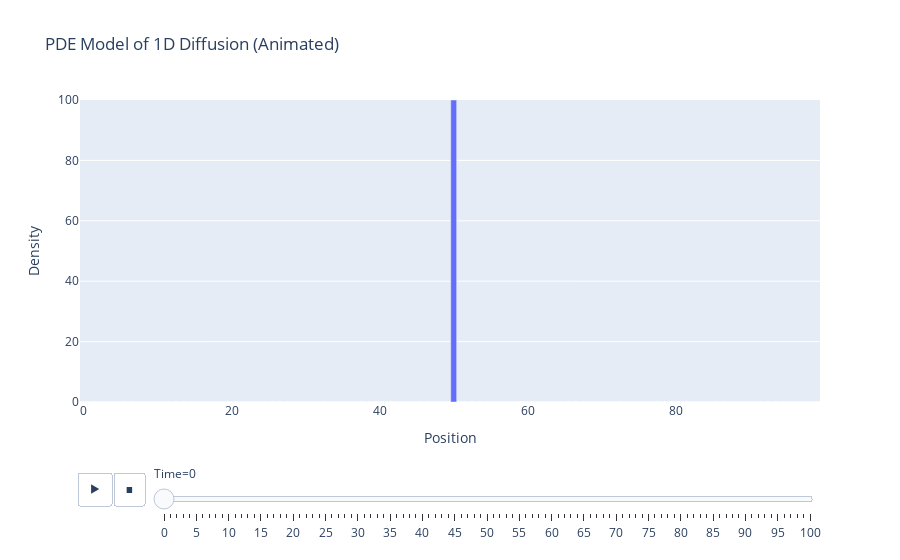

This figure's notebook cell:
### Code cell
# Match ABM parameters
space_size = 100
num_steps = 100
D = 0.5  # Diffusion coefficient (must match ABM)
dx = 1
dt = 1

# Initial condition: delta function in center
u = np.zeros(space_size)
u[space_size // 2] = 100  # 100% of mass at center

# Track the solution at each time step
pde_history = [u.copy()]

# Explicit finite difference solution
for _ in range(num_steps):
    u_new = u.copy()
    for i in range(1, space_size - 1):
        u_new[i] = u[i] + D * dt / dx**2 * (u[i+1] - 2*u[i] + u[i-1])
    u = u_new
    pde_history.append(u.copy())

# Convert to DataFrame (long format for Plotly comparison)
pde_data = []
for t, row in enumerate(pde_history):
    for x, value in enumerate(row):
        pde_data.append({"Time": t, "Position": x, "Density": value})
df_pde = pd.DataFrame(pde_data)


fig = px.bar(
    df_pde,
    x="Position",
    y="Density",
    animation_frame="Time",
    title="PDE Model of 1D Diffusion (Animated)",
    range_y=[0, max(df_pde['Density']) + 0.01]
)
fig.update_layout(transition={'duration': 100})
fig.show()

### Figure 1 — Plotly figure (JSON) as saved in the notebook; plotly's stock layout.template omitted (floating-point values rounded to 4 significant figures)
{"data": [{"alignmentgroup": "True", "hovertemplate": "Time=0<br>Position=%{x}<br>Density=%{y}<extra></extra>", "legendgroup": "", "marker": {"color": "#636efa", "pattern": {"shape": ""}}, "name": "", "offsetgroup": "", "orientation": "v", "showlegend": false, "textposition": "auto", "type": "bar", "x": [0, 1, 2, 3, 4, 5, 6, 7, 8, 9, 10, 11, 12, 13, 14, 15, 16, 17, 18, 19, 20, 21, 22, 23, 24, 25, 26, 27, 28, 29, 30, 31, 32, 33, 34, 35, 36, 37, 38, 39, 40, 41, 42, 43, 44, 45, 46, 47, 48, 49, 50, 51, 52, 53, 54, 55, 56, 57, 58, 59, 60, 61, 62, 63, 64, 65, 66, 67, 68, 69, 70, 71, 72, 73, 74, 75, 76, 77, 78, 79, 80, 81, 82, 83, 84, 85, 86, 87, 88, 89, 90, 91, 92, 93, 94, 95, 96, 97, 98, 99], "xaxis": "x", "y": [0, 0, 0, 0, 0, 0, 0, 0, 0, 0, 0, 0, 0, 0, 0, 0, 0, 0, 0, 0, 0, 0, 0, 0, 0, 0, 0, 0, 0, 0, 0, 0, 0, 0, 0, 0, 0, 0, 0, 0, 0, 0, 0, 0, 0, 0, 0, 0, 0, 0, 100, 0, 0, 0, 0, 0, 0, 0, 0, 0, 0, 0, 0, 0, 0, 0, 0, 0, 0, 0, 0, 0, 0, 0, 0, 0, 0, 0, 0, 0, 0, 0, 0, 0, 0, 0, 0, 0, 0, 0, 0, 0, 0, 0, 0, 0, 0, 0, 0, 0], "yaxis": "y"}], "layout": {"barmode": "relative", "legend": {"tracegroupgap": 0}, "sliders": [{"active": 0, "currentvalue": {"prefix": "Time="}, "len": 0.9, "pad": {"b": 10, "t": 60}, "steps": [{"args": [["0"], {"frame": {"duration": 0, "redraw": true}, "fromcurrent": true, "mode": "immediate", "transition": {"duration": 0, "easing": "linear"}}], "label": "0", "method": "animate"}, {"args": [["1"], {"frame": {"duration": 0, "redraw": true}, "fromcurrent": true, "mode": "immediate", "transition": {"duration": 0, "easing": "linear"}}], "label": "1", "method": "animate"}, {"args": [["2"], {"frame": {"duration": 0, "redraw": true}, "fromcurrent": true, "mode": "immediate", "transition": {"duration": 0, "easing": "linear"}}], "label": "2", "method": "animate"}, {"args": [["3"], {"frame": {"duration": 0, "redraw": true}, "fromcurrent": true, "mode": "immediate", "transition": {"duration": 0, "easing": "linear"}}], "label": "3", "method": "animate"}, {"args": [["4"], {"frame": {"duration": 0, "redraw": true}, "fromcurrent": true, "mode": "immediate", "transition": {"duration": 0, "easing": "linear"}}], "label": "4", "method": "animate"}, {"args": [["5"], {"frame": {"duration": 0, "redraw": true}, "fromcurrent": true, "mode": "immediate", "transition": {"duration": 0, "easing": "linear"}}], "label": "5", "method": "animate"}, {"args": [["6"], {"frame": {"duration": 0, "redraw": true}, "fromcurrent": true, "mode": "immediate", "transition": {"duration": 0, "easing": "linear"}}], "label": "6", "method": "animate"}, {"args": [["7"], {"frame": {"duration": 0, "redraw": true}, "fromcurrent": true, "mode": "immediate", "transition": {"duration": 0, "easing": "linear"}}], "label": "7", "method": "animate"}, {"args": [["8"], {"frame": {"duration": 0, "redraw": true}, "fromcurrent": true, "mode": "immediate", "transition": {"duration": 0, "easing": "linear"}}], "label": "8", "method": "animate"}, {"args": [["9"], {"frame": {"duration": 0, "redraw": true}, "fromcurrent": true, "mode": "immediate", "transition": {"duration": 0, "easing": "linear"}}], "label": "9", "method": "animate"}, {"args": [["10"], {"frame": {"duration": 0, "redraw": true}, "fromcurrent": true, "mode": "immediate", "transition": {"duration": 0, "easing": "linear"}}], "label": "10", "method": "animate"}, {"args": [["11"], {"frame": {"duration": 0, "redraw": true}, "fromcurrent": true, "mode": "immediate", "transition": {"duration": 0, "easing": "linear"}}], "label": "11", "method": "animate"}, {"args": [["12"], {"frame": {"duration": 0, "redraw": true}, "fromcurrent": true, "mode": "immediate", "transition": {"duration": 0, "easing": "linear"}}], "label": "12", "method": "animate"}, {"args": [["13"], {"frame": {"duration": 0, "redraw": true}, "fromcurrent": true, "mode": "immediate", "transition": {"duration": 0, "easing": "linear"}}], "label": "13", "method": "animate"}, {"args": [["14"], {"frame": {"duration": 0, "redraw": true}, "fromcurrent": true, "mode": "immediate", "transition": {"duration": 0, "easing": "linear"}}], "label": "14", "method": "animate"}, {"args": [["15"], {"frame": {"duration": 0, "redraw": true}, "fromcurrent": true, "mode": "immediate", "transition": {"duration": 0, "easing": "linear"}}], "label": "15", "method": "animate"}, {"args": [["16"], {"frame": {"duration": 0, "redraw": true}, "fromcurrent": true, "mode": "immediate", "transition": {"duration": 0, "easing": "linear"}}], "label": "16", "method": "animate"}, {"args": [["17"], {"frame": {"duration": 0, "redraw": true}, "fromcurrent": true, "mode": "immediate", "transition": {"duration": 0, "easing": "linear"}}], "label": "17", "method": "animate"}, {"args": [["18"], {"frame": {"duration": 0, "redraw": true}, "fromcurrent": true, "mode": "immediate", "transition": {"duration": 0, "easing": "linear"}}], "label": "18", "method": "animate"}, {"args": [["19"], {"frame": {"duration": 0, "redraw": true}, "fromcurrent": true, "mode": "immediate", "transition": {"duration": 0, "easing": "linear"}}], "label": "19", "method": "animate"}, {"args": [["20"], {"frame": {"duration": 0, "redraw": true}, "fromcurrent": true, "mode": "immediate", "transition": {"duration": 0, "easing": "linear"}}], "label": "20", "method": "animate"}, {"args": [["21"], {"frame": {"duration": 0, "redraw": true}, "fromcurrent": true, "mode": "immediate", "transition": {"duration": 0, "easing": "linear"}}], "label": "21", "method": "animate"}, {"args": [["22"], {"frame": {"duration": 0, "redraw": true}, "fromcurrent": true, "mode": "immediate", "transition": {"duration": 0, "easing": "linear"}}], "label": "22", "method": "animate"}, {"args": [["23"], {"frame": {"duration": 0, "redraw": true}, "fromcurrent": true, "mode": "immediate", "transition": {"duration": 0, "easing": "linear"}}], "label": "23", "method": "animate"}, {"args": [["24"], {"frame": {"duration": 0, "redraw": true}, "fromcurrent": true, "mode": "immediate", "transition": {"duration": 0, "easing": "linear"}}], "label": "24", "method": "animate"}, {"args": [["25"], {"frame": {"duration": 0, "redraw": true}, "fromcurrent": true, "mode": "immediate", "transition": {"duration": 0, "easing": "linear"}}], "label": "25", "method": "animate"}, {"args": [["26"], {"frame": {"duration": 0, "redraw": true}, "fromcurrent": true, "mode": "immediate", "transition": {"duration": 0, "easing": "linear"}}], "label": "26", "method": "animate"}, {"args": [["27"], {"frame": {"duration": 0, "redraw": true}, "fromcurrent": true, "mode": "immediate", "transition": {"duration": 0, "easing": "linear"}}], "label": "27", "method": "animate"}, {"args": [["28"], {"frame": {"duration": 0, "redraw": true}, "fromcurrent": true, "mode": "immediate", "transition": {"duration": 0, "easing": "linear"}}], "label": "28", "method": "animate"}, {"args": [["29"], {"frame": {"duration": 0, "redraw": true}, "fromcurrent": true, "mode": "immediate", "transition": {"duration": 0, "easing": "linear"}}], "label": "29", "method": "animate"}, {"args": [["30"], {"frame": {"duration": 0, "redraw": true}, "fromcurrent": true, "mode": "immediate", "transition": {"duration": 0, "easing": "linear"}}], "label": "30", "method": "animate"}, {"args": [["31"], {"frame": {"duration": 0, "redraw": true}, "fromcurrent": true, "mode": "immediate", "transition": {"duration": 0, "easing": "linear"}}], "label": "31", "method": "animate"}, {"args": [["32"], {"frame": {"duration": 0, "redraw": true}, "fromcurrent": true, "mode": "immediate", "transition": {"duration": 0, "easing": "linear"}}], "label": "32", "method": "animate"}, {"args": [["33"], {"frame": {"duration": 0, "redraw": true}, "fromcurrent": true, "mode": "immediate", "transition": {"duration": 0, "easing": "linear"}}], "label": "33", "method": "animate"}, {"args": [["34"], {"frame": {"duration": 0, "redraw": true}, "fromcurrent": true, "mode": "immediate", "transition": {"duration": 0, "easing": "linear"}}], "label": "34", "method": "animate"}, {"args": [["35"], {"frame": {"duration": 0, "redraw": true}, "fromcurrent": true, "mode": "immediate", "transition": {"duration": 0, "easing": "linear"}}], "label": "35", "method": "animate"}, {"args": [["36"], {"frame": {"duration": 0, "redraw": true}, "fromcurrent": true, "mode": "immediate", "transition": {"duration": 0, "easing": "linear"}}], "label": "36", "method": "animate"}, {"args": [["37"], {"frame": {"duration": 0, "redraw": true}, "fromcurrent": true, "mode": "immediate", "transition": {"duration": 0, "easing": "linear"}}], "label": "37", "method": "animate"}, {"args": [["38"], {"frame": {"duration": 0, "redraw": true}, "fromcurrent": true, "mode": "immediate", "transition": {"duration": 0, "easing": "linear"}}], "label": "38", "method": "animate"}, {"args": [["39"], {"frame": {"duration": 0, "redraw": true}, "fromcurrent": true, "mode": "immediate", "transition": {"duration": 0, "easing": "linear"}}], "label": "39", "method": "animate"}, {"args": [["40"], {"frame": {"duration": 0, "redraw": true}, "fromcurrent": true, "mode": "immediate", "transition": {"duration": 0, "easing": "linear"}}], "label": "40", "method": "animate"}, {"args": [["41"], {"frame": {"duration": 0, "redraw": true}, "fromcurrent": true, "mode": "immediate", "transition": {"duration": 0, "easing": "linear"}}], "label": "41", "method": "animate"}, {"args": [["42"], {"frame": {"duration": 0, "redraw": true}, "fromcurrent": true, "mode": "immediate", "transition": {"duration": 0, "easing": "linear"}}], "label": "42", "method": "animate"}, {"args": [["43"], {"frame": {"duration": 0, "redraw": true}, "fromcurrent": true, "mode": "immediate", "transition": {"duration": 0, "easing": "linear"}}], "label": "43", "method": "animate"}, {"args": [["44"], {"frame": {"duration": 0, "redraw": true}, "fromcurrent": true, "mode": "immediate", "transition": {"duration": 0, "easing": "linear"}}], "label": "44", "method": "animate"}, {"args": [["45"], {"frame": {"duration": 0, "redraw": true}, "fromcurrent": true, "mode": "immediate", "transition": {"duration": 0, "easing": "linear"}}], "label": "45", "method": "animate"}, {"args": [["46"], {"frame": {"duration": 0, "redraw": true}, "fromcurrent": true, "mode": "immediate", "transition": {"duration": 0, "easing": "linear"}}], "label": "46", "method": "animate"}, {"args": [["47"], {"frame": {"duration": 0, "redraw": true}, "fromcurrent": true, "mode": "immediate", "transition": {"duration": 0, "easing": "linear"}}], "label": "47", "method": "animate"}, {"args": [["48"], {"frame": {"duration": 0, "redraw": true}, "fromcurrent": true, "mode": "immediate", "transition": {"duration": 0, "easing": "linear"}}], "label": "48", "method": "animate"}, {"args": [["49"], {"frame": {"duration": 0, "redraw": true}, "fromcurrent": true, "mode": "immediate", "transition": {"duration": 0, "easing": "linear"}}], "label": "49", "method": "animate"}, {"args": [["50"], {"frame": {"duration": 0, "redraw": true}, "fromcurrent": true, "mode": "immediate", "transition": {"duration": 0, "easing": "linear"}}], "label": "50", "method": "animate"}, {"args": [["51"], {"frame": {"duration": 0, "redraw": true}, "fromcurrent": true, "mode": "immediate", "transition": {"duration": 0, "easing": "linear"}}], "label": "51", "method": "animate"}, {"args": [["52"], {"frame": {"duration": 0, "redraw": true}, "fromcurrent": true, "mode": "immediate", "transition": {"duration": 0, "easing": "linear"}}], "label": "52", "method": "animate"}, {"args": [["53"], {"frame": {"duration": 0, "redraw": true}, "fromcurrent": true, "mode": "immediate", "transition": {"duration": 0, "easing": "linear"}}], "label": "53", "method": "animate"}, {"args": [["54"], {"frame": {"duration": 0, "redraw": true}, "fromcurrent": true, "mode": "immediate", "transition": {"duration": 0, "easing": "linear"}}], "label": "54", "method": "animate"}, {"args": [["55"], {"frame": {"duration": 0, "redraw": true}, "fromcurrent": true, "mode": "immediate", "transition": {"duration": 0, "easing": "linear"}}], "label": "55", "method": "animate"}, {"args": [["56"], {"frame": {"duration": 0, "redraw": true}, "fromcurrent": true, "mode": "immediate", "transition": {"duration": 0, "easing": "linear"}}], "label": "56", "method": "animate"}, {"args": [["57"], {"frame": {"duration": 0, "redraw": true}, "fromcurrent": true, "mode": "immediate", "transition": {"duration": 0, "easing": "linear"}}], "label": "57", "method": "animate"}, {"args": [["58"], {"frame": {"duration": 0, "redraw": true}, "fromcurrent": true, "mode": "immediate", "transition": {"duration": 0, "easing": "linear"}}], "label": "58", "method": "animate"}, {"args": [["59"], {"frame": {"duration": 0, "redraw": true}, "fromcurrent": true, "mode": "immediate", "transition": {"duration": 0, "easing": "linear"}}], "label": "59", "method": "animate"}, {"args": [["60"], {"frame": {"duration": 0, "redraw": true}, "fromcurrent": true, "mode": "immediate", "transition": {"duration": 0, "easing": "linear"}}], "label": "60", "method": "animate"}, {"args": [["61"], {"frame": {"duration": 0, "redraw": true}, "fromcurrent": true, "mode": "immediate", "transition": {"duration": 0, "easing": "linear"}}], "label": "61", "method": "animate"}, {"args": [["62"], {"frame": {"duration": 0, "redraw": true}, "fromcurrent": true, "mode": "immediate", "transition": {"duration": 0, "easing": "linear"}}], "label": "62", "method": "animate"}, {"args": [["63"], {"frame": {"duration": 0, "redraw": true}, "fromcurrent": true, "mode": "immediate", "transition": {"duration": 0, "easing": "linear"}}], "label": "63", "method": "animate"}, {"args": [["64"], {"frame": {"duration": 0, "redraw": true}, "fromcurrent": true, "mode": "immediate", "transition": {"duration": 0, "easing": "linear"}}], "label": "64", "method": "animate"}, {"args": [["65"], {"frame": {"duration": 0, "redraw": true}, "fromcurrent": true, "mode": "immediate", "transition": {"duration": 0, "easing": "linear"}}], "label": "65", "method": "animate"}, {"args": [["66"], {"frame": {"duration": 0, "redraw": true}, "fromcurrent": true, "mode": "immediate", "transition": {"duration": 0, "easing": "linear"}}], "label": "66", "method": "animate"}, {"args": [["67"], {"frame": {"duration": 0, "redraw": true}, "fromcurrent": true, "mode": "immediate", "transition": {"duration": 0, "easing": "linear"}}], "label": "67", "method": "animate"}, {"args": [["68"], {"frame": {"duration": 0, "redraw": true}, "fromcurrent": true, "mode": "immediate", "transition": {"duration": 0, "easing": "linear"}}], "label": "68", "method": "animate"}, {"args": [["69"], {"frame": {"duration": 0, "redraw": true}, "fromcurrent": true, "mode": "immediate", "transition": {"duration": 0, "easing": "linear"}}], "label": "69", "method": "animate"}, {"args": [["70"], {"frame": {"duration": 0, "redraw": true}, "fromcurrent": true, "mode": "immediate", "transition": {"duration": 0, "easing": "linear"}}], "label": "70", "method": "animate"}, {"args": [["71"], {"frame": {"duration": 0, "redraw": true}, "fromcurrent": true, "mode": "immediate", "transition": {"duration": 0, "easing": "linear"}}], "label": "71", "method": "animate"}, {"args": [["72"], {"frame": {"duration": 0, "redraw": true}, "fromcurrent": true, "mode": "immediate", "transition": {"duration": 0, "easing": "linear"}}], "label": "72", "method": "animate"}, {"args": [["73"], {"frame": {"duration": 0, "redraw": true}, "fromcurrent": true, "mode": "immediate", "transition": {"duration": 0, "easing": "linear"}}], "label": "73", "method": "animate"}, {"args": [["74"], {"frame": {"duration": 0, "redraw": true}, "fromcurrent": true, "mode": "immediate", "transition": {"duration": 0, "easing": "linear"}}], "label": "74", "method": "animate"}, {"args": [["75"], {"frame": {"duration": 0, "redraw": true}, "fromcurrent": true, "mode": "immediate", "transition": {"duration": 0, "easing": "linear"}}], "label": "75", "method": "animate"}, {"args": [["76"], {"frame": {"duration": 0, "redraw": true}, "fromcurrent": true, "mode": "immediate", "transition": {"duration": 0, "easing": "linear"}}], "label": "76", "method": "animate"}, {"args": [["77"], {"frame": {"duration": 0, "redraw": true}, "fromcurrent": true, "mode": "immediate", "transition": {"duration": 0, "easing": "linear"}}], "label": "77", "method": "animate"}, {"args": [["78"], {"frame": {"duration": 0, "redraw": true}, "fromcurrent": true, "mode": "immediate", "transition": {"duration": 0, "easing": "linear"}}], "label": "78", "method": "animate"}, {"args": [["79"], {"frame": {"duration": 0, "redraw": true}, "fromcurrent": true, "mode": "immediate", "transition": {"duration": 0, "easing": "linear"}}], "label": "79", "method": "animate"}, {"args": [["80"], {"frame": {"duration": 0, "redraw": true}, "fromcurrent": true, "mode": "immediate", "transition": {"duration": 0, "easing": "linear"}}], "label": "80", "method": "animate"}, {"args": [["81"], {"frame": {"duration": 0, "redraw": true}, "fromcurrent": true, "mode": "immediate", "transition": {"duration": 0, "easing": "linear"}}], "label": "81", "method": "animate"}, {"args": [["82"], {"frame": {"duration": 0, "redraw": true}, "fromcurrent": true, "mode": "immediate", "transition": {"duration": 0, "easing": "linear"}}], "label": "82", "method": "animate"}, {"args": [["83"], {"frame": {"duration": 0, "redraw": true}, "fromcurrent": true, "mode": "immediate", "transition": {"duration": 0, "easing": "linear"}}], "label": "83", "method": "animate"}, {"args": [["84"], {"frame": {"duration": 0, "redraw": true}, "fromcurrent": true, "mode": "immediate", "transition": {"duration": 0, "easing": "linear"}}], "label": "84", "method": "animate"}, {"args": [["85"], {"frame": {"duration": 0, "redraw": true}, "fromcurrent": true, "mode": "immediate", "transition": {"duration": 0, "easing": "linear"}}], "label": "85", "method": "animate"}, {"args": [["86"], {"frame": {"duration": 0, "redraw": true}, "fromcurrent": true, "mode": "immediate", "transition": {"duration": 0, "easing": "linear"}}], "label": "86", "method": "animate"}, {"args": [["87"], {"frame": {"duration": 0, "redraw": true}, "fromcurrent": true, "mode": "immediate", "transition": {"duration": 0, "easing": "linear"}}], "label": "87", "method": "animate"}, {"args": [["88"], {"frame": {"duration": 0, "redraw": true}, "fromcurrent": true, "mode": "immediate", "transition": {"duration": 0, "easing": "linear"}}], "label": "88", "method": "animate"}, {"args": [["89"], {"frame": {"duration": 0, "redraw": true}, "fromcurrent": true, "mode": "immediate", "transition": {"duration": 0, "easing": "linear"}}], "label": "89", "method": "animate"}, {"args": [["90"], {"frame": {"duration": 0, "redraw": true}, "fromcurrent": true, "mode": "immediate", "transition": {"duration": 0, "easing": "linear"}}], "label": "90", "method": "animate"}, {"args": [["91"], {"frame": {"duration": 0, "redraw": true}, "fromcurrent": true, "mode": "immediate", "transition": {"duration": 0, "easing": "linear"}}], "label": "91", "method": "animate"}, {"args": [["92"], {"frame": {"duration": 0, "redraw": true}, "fromcurrent": true, "mode": "immediate", "transition": {"duration": 0, "easing": "linear"}}], "label": "92", "method": "animate"}, {"args": [["93"], {"frame": {"duration": 0, "redraw": true}, "fromcurrent": true, "mode": "immediate", "transition": {"duration": 0, "easing": "linear"}}], "label": "93", "method": "animate"}, {"args": [["94"], {"frame": {"duration": 0, "redraw": true}, "fromcurrent": true, "mode": "immediate", "transition": {"duration": 0, "easing": "linear"}}], "label": "94", "method": "animate"}, {"args": [["95"], {"frame": {"duration": 0, "redraw": true}, "fromcurrent": true, "mode": "immediate", "transition": {"duration": 0, "easing": "linear"}}], "label": "95", "method": "animate"}, {"args": [["96"], {"frame": {"duration": 0, "redraw": true}, "fromcurrent": true, "mode": "immediate", "transition": {"duration": 0, "easing": "linear"}}], "label": "96", "method": "animate"}, {"args": [["97"], {"frame": {"duration": 0, "redraw": true}, "fromcurrent": true, "mode": "immediate", "transition": {"duration": 0, "easing": "linear"}}], "label": "97", "method": "animate"}, {"args": [["98"], {"frame": {"duration": 0, "redraw": true}, "fromcurrent": true, "mode": "immediate", "transition": {"duration": 0, "easing": "linear"}}], "label": "98", "method": "animate"}, {"args": [["99"], {"frame": {"duration": 0, "redraw": true}, "fromcurrent": true, "mode": "immediate", "transition": {"duration": 0, "easing": "linear"}}], "label": "99", "method": "animate"}, {"args": [["100"], {"frame": {"duration": 0, "redraw": true}, "fromcurrent": true, "mode": "immediate", "transition": {"duration": 0, "easing": "linear"}}], "label": "100", "method": "animate"}], "x": 0.1, "xanchor": "left", "y": 0, "yanchor": "top"}], "title": {"text": "PDE Model of 1D Diffusion (Animated)"}, "transition": {"duration": 100}, "updatemenus": [{"buttons": [{"args": [null, {"frame": {"duration": 500, "redraw": true}, "fromcurrent": true, "mode": "immediate", "transition": {"duration": 500, "easing": "linear"}}], "label": "&#9654;", "method": "animate"}, {"args": [[null], {"frame": {"duration": 0, "redraw": true}, "fromcurrent": true, "mode": "immediate", "transition": {"duration": 0, "easing": "linear"}}], "label": "&#9724;", "method": "animate"}], "direction": "left", "pad": {"r": 10, "t": 70}, "showactive": false, "type": "buttons", "x": 0.1, "xanchor": "right", "y": 0, "yanchor": "top"}], "xaxis": {"anchor": "y", "domain": [0, 1], "title": {"text": "Position"}}, "yaxis": {"anchor": "x", "domain": [0, 1], "range": [0, 100.0], "title": {"text": "Density"}}}}
